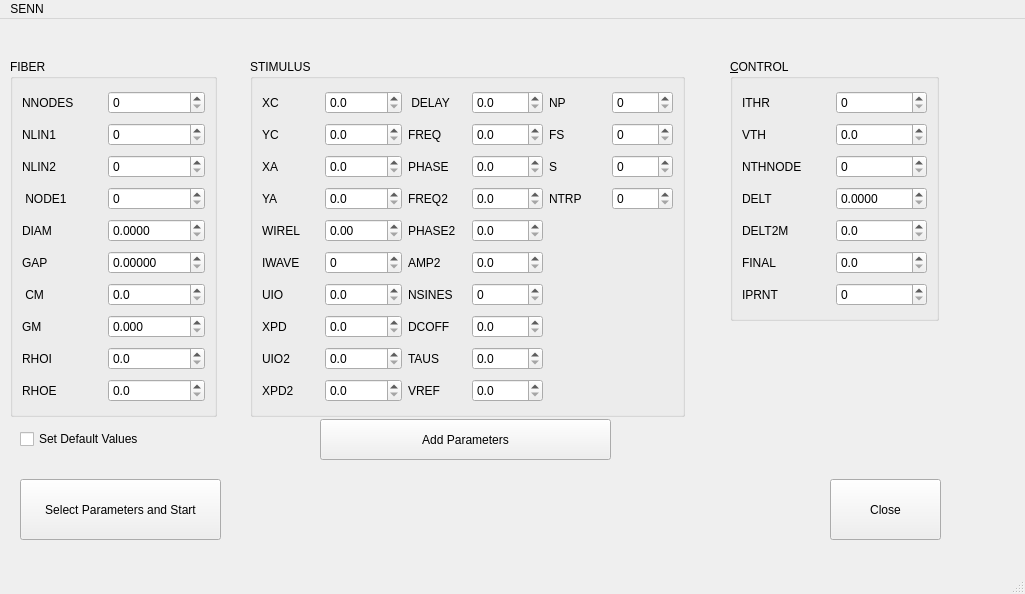
<?xml version="1.0" encoding="UTF-8"?>
<ui version="4.0">
 <class>MainWindow</class>
 <widget class="QMainWindow" name="MainWindow">
  <property name="geometry">
   <rect>
    <x>0</x>
    <y>0</y>
    <width>1025</width>
    <height>594</height>
   </rect>
  </property>
  <property name="windowTitle">
   <string>MainWindow</string>
  </property>
  <widget class="QWidget" name="centralwidget">
   <widget class="QPushButton" name="closeButton">
    <property name="geometry">
     <rect>
      <x>830</x>
      <y>460</y>
      <width>111</width>
      <height>61</height>
     </rect>
    </property>
    <property name="text">
     <string>Close</string>
    </property>
    <property name="autoDefault">
     <bool>false</bool>
    </property>
   </widget>
   <widget class="QGroupBox" name="fiberGroupBox">
    <property name="geometry">
     <rect>
      <x>10</x>
      <y>40</y>
      <width>207</width>
      <height>358</height>
     </rect>
    </property>
    <property name="title">
     <string>FIBER</string>
    </property>
    <layout class="QGridLayout" name="gridLayout">
     <item row="0" column="0">
      <widget class="QLabel" name="label">
       <property name="text">
        <string>NNODES</string>
       </property>
      </widget>
     </item>
     <item row="0" column="1">
      <widget class="QDoubleSpinBox" name="fiberNNODESSpinBox">
       <property name="decimals">
        <number>0</number>
       </property>
       <property name="maximum">
        <double>10000.000000000000000</double>
       </property>
      </widget>
     </item>
     <item row="1" column="0">
      <widget class="QLabel" name="label_2">
       <property name="text">
        <string>NLIN1</string>
       </property>
      </widget>
     </item>
     <item row="1" column="1">
      <widget class="QDoubleSpinBox" name="fiberNLIN1SpinBox">
       <property name="decimals">
        <number>0</number>
       </property>
       <property name="maximum">
        <double>10000.000000000000000</double>
       </property>
      </widget>
     </item>
     <item row="2" column="0">
      <widget class="QLabel" name="label_3">
       <property name="text">
        <string>NLIN2</string>
       </property>
      </widget>
     </item>
     <item row="2" column="1">
      <widget class="QDoubleSpinBox" name="fiberNLIN2SpinBox">
       <property name="decimals">
        <number>0</number>
       </property>
       <property name="maximum">
        <double>10000.000000000000000</double>
       </property>
      </widget>
     </item>
     <item row="3" column="0">
      <widget class="QLabel" name="label_4">
       <property name="text">
        <string> NODE1</string>
       </property>
      </widget>
     </item>
     <item row="3" column="1">
      <widget class="QDoubleSpinBox" name="fiberNODE1SpinBox">
       <property name="decimals">
        <number>0</number>
       </property>
       <property name="maximum">
        <double>10000.000000000000000</double>
       </property>
      </widget>
     </item>
     <item row="4" column="0">
      <widget class="QLabel" name="label_45">
       <property name="text">
        <string>DIAM</string>
       </property>
      </widget>
     </item>
     <item row="4" column="1">
      <widget class="QDoubleSpinBox" name="fiberDIAMSpinBox">
       <property name="decimals">
        <number>4</number>
       </property>
       <property name="maximum">
        <double>10000.989999999999782</double>
       </property>
      </widget>
     </item>
     <item row="5" column="0">
      <widget class="QLabel" name="label_30">
       <property name="text">
        <string>GAP</string>
       </property>
      </widget>
     </item>
     <item row="5" column="1">
      <widget class="QDoubleSpinBox" name="fiberGAPSpinBox">
       <property name="decimals">
        <number>5</number>
       </property>
       <property name="maximum">
        <double>10000.989999999999782</double>
       </property>
      </widget>
     </item>
     <item row="6" column="0">
      <widget class="QLabel" name="label_46">
       <property name="text">
        <string> CM</string>
       </property>
      </widget>
     </item>
     <item row="6" column="1">
      <widget class="QDoubleSpinBox" name="fiberCMSpinBox">
       <property name="decimals">
        <number>1</number>
       </property>
       <property name="maximum">
        <double>10000.000000000000000</double>
       </property>
      </widget>
     </item>
     <item row="7" column="0">
      <widget class="QLabel" name="label_47">
       <property name="text">
        <string>GM</string>
       </property>
      </widget>
     </item>
     <item row="7" column="1">
      <widget class="QDoubleSpinBox" name="fiberGMSpinBox">
       <property name="decimals">
        <number>3</number>
       </property>
       <property name="maximum">
        <double>10000.000000000000000</double>
       </property>
      </widget>
     </item>
     <item row="8" column="0">
      <widget class="QLabel" name="label_49">
       <property name="text">
        <string>RHOI</string>
       </property>
      </widget>
     </item>
     <item row="8" column="1">
      <widget class="QDoubleSpinBox" name="fiberRHOISpinBox">
       <property name="decimals">
        <number>1</number>
       </property>
       <property name="maximum">
        <double>10000.000000000000000</double>
       </property>
      </widget>
     </item>
     <item row="9" column="0">
      <widget class="QLabel" name="label_48">
       <property name="text">
        <string>RHOE</string>
       </property>
      </widget>
     </item>
     <item row="9" column="1">
      <widget class="QDoubleSpinBox" name="fiberRHOESpinBox">
       <property name="decimals">
        <number>1</number>
       </property>
       <property name="maximum">
        <double>10000.000000000000000</double>
       </property>
      </widget>
     </item>
    </layout>
   </widget>
   <widget class="QGroupBox" name="stimulusGroupBox">
    <property name="geometry">
     <rect>
      <x>250</x>
      <y>40</y>
      <width>435</width>
      <height>358</height>
     </rect>
    </property>
    <property name="title">
     <string>STIMULUS</string>
    </property>
    <layout class="QGridLayout" name="gridLayout_2">
     <item row="0" column="0">
      <widget class="QLabel" name="label_5">
       <property name="text">
        <string>XC</string>
       </property>
      </widget>
     </item>
     <item row="0" column="1">
      <widget class="QDoubleSpinBox" name="stimulusXCSpinBox">
       <property name="decimals">
        <number>1</number>
       </property>
       <property name="maximum">
        <double>100.099999999999994</double>
       </property>
      </widget>
     </item>
     <item row="0" column="2">
      <widget class="QLabel" name="label_16">
       <property name="text">
        <string> DELAY</string>
       </property>
      </widget>
     </item>
     <item row="0" column="3">
      <widget class="QDoubleSpinBox" name="stimulusDELAYSpinBox">
       <property name="decimals">
        <number>1</number>
       </property>
       <property name="maximum">
        <double>10000.000000000000000</double>
       </property>
      </widget>
     </item>
     <item row="0" column="4">
      <widget class="QLabel" name="label_52">
       <property name="text">
        <string>NP</string>
       </property>
      </widget>
     </item>
     <item row="0" column="5">
      <widget class="QDoubleSpinBox" name="stimulusNPSpinBox">
       <property name="decimals">
        <number>0</number>
       </property>
       <property name="maximum">
        <double>10000.000000000000000</double>
       </property>
      </widget>
     </item>
     <item row="1" column="0">
      <widget class="QLabel" name="label_6">
       <property name="text">
        <string>YC</string>
       </property>
      </widget>
     </item>
     <item row="1" column="1">
      <widget class="QDoubleSpinBox" name="stimulusYCSpinBox">
       <property name="decimals">
        <number>1</number>
       </property>
       <property name="maximum">
        <double>10000.000000000000000</double>
       </property>
      </widget>
     </item>
     <item row="1" column="2">
      <widget class="QLabel" name="label_18">
       <property name="text">
        <string>FREQ</string>
       </property>
      </widget>
     </item>
     <item row="1" column="3">
      <widget class="QDoubleSpinBox" name="stimulusFREQSpinBox">
       <property name="decimals">
        <number>1</number>
       </property>
       <property name="maximum">
        <double>10000.000000000000000</double>
       </property>
      </widget>
     </item>
     <item row="1" column="4">
      <widget class="QLabel" name="label_53">
       <property name="text">
        <string>FS</string>
       </property>
      </widget>
     </item>
     <item row="1" column="5">
      <widget class="QDoubleSpinBox" name="stimulusFSSpinBox">
       <property name="decimals">
        <number>0</number>
       </property>
       <property name="maximum">
        <double>10000.000000000000000</double>
       </property>
      </widget>
     </item>
     <item row="2" column="0">
      <widget class="QLabel" name="label_7">
       <property name="text">
        <string>XA</string>
       </property>
      </widget>
     </item>
     <item row="2" column="1">
      <widget class="QDoubleSpinBox" name="stimulusXASpinBox">
       <property name="decimals">
        <number>1</number>
       </property>
       <property name="maximum">
        <double>10000.000000000000000</double>
       </property>
      </widget>
     </item>
     <item row="2" column="2">
      <widget class="QLabel" name="label_20">
       <property name="text">
        <string>PHASE</string>
       </property>
      </widget>
     </item>
     <item row="2" column="3">
      <widget class="QDoubleSpinBox" name="stimulusPHASESpinBox">
       <property name="decimals">
        <number>1</number>
       </property>
       <property name="maximum">
        <double>10000.000000000000000</double>
       </property>
      </widget>
     </item>
     <item row="2" column="4">
      <widget class="QLabel" name="label_50">
       <property name="text">
        <string>S</string>
       </property>
      </widget>
     </item>
     <item row="2" column="5">
      <widget class="QDoubleSpinBox" name="stimulusSSpinBox">
       <property name="decimals">
        <number>0</number>
       </property>
       <property name="maximum">
        <double>10000.000000000000000</double>
       </property>
      </widget>
     </item>
     <item row="3" column="0">
      <widget class="QLabel" name="label_8">
       <property name="text">
        <string>YA</string>
       </property>
      </widget>
     </item>
     <item row="3" column="1">
      <widget class="QDoubleSpinBox" name="stimulusYASpinBox">
       <property name="decimals">
        <number>1</number>
       </property>
       <property name="maximum">
        <double>10000.000000000000000</double>
       </property>
      </widget>
     </item>
     <item row="3" column="2">
      <widget class="QLabel" name="label_19">
       <property name="text">
        <string>FREQ2</string>
       </property>
      </widget>
     </item>
     <item row="3" column="3">
      <widget class="QDoubleSpinBox" name="stimulusFREQ2SpinBox">
       <property name="decimals">
        <number>1</number>
       </property>
       <property name="maximum">
        <double>10000.000000000000000</double>
       </property>
      </widget>
     </item>
     <item row="3" column="4">
      <widget class="QLabel" name="label_51">
       <property name="text">
        <string>NTRP</string>
       </property>
      </widget>
     </item>
     <item row="3" column="5">
      <widget class="QDoubleSpinBox" name="stimulusNTRPSpinBox">
       <property name="decimals">
        <number>0</number>
       </property>
       <property name="maximum">
        <double>10000.000000000000000</double>
       </property>
      </widget>
     </item>
     <item row="4" column="0">
      <widget class="QLabel" name="label_9">
       <property name="text">
        <string>WIREL</string>
       </property>
      </widget>
     </item>
     <item row="4" column="1">
      <widget class="QDoubleSpinBox" name="stimulusWIRELSpinBox">
       <property name="maximum">
        <double>10000.000000000000000</double>
       </property>
      </widget>
     </item>
     <item row="4" column="2">
      <widget class="QLabel" name="label_23">
       <property name="text">
        <string>PHASE2</string>
       </property>
      </widget>
     </item>
     <item row="4" column="3">
      <widget class="QDoubleSpinBox" name="stimulusPHASE2SpinBox">
       <property name="decimals">
        <number>1</number>
       </property>
       <property name="maximum">
        <double>10000.000000000000000</double>
       </property>
      </widget>
     </item>
     <item row="5" column="0">
      <widget class="QLabel" name="label_10">
       <property name="text">
        <string>IWAVE</string>
       </property>
      </widget>
     </item>
     <item row="5" column="1">
      <widget class="QDoubleSpinBox" name="stimulusIWAVESpinBox">
       <property name="decimals">
        <number>0</number>
       </property>
       <property name="maximum">
        <double>10000.000000000000000</double>
       </property>
      </widget>
     </item>
     <item row="5" column="2">
      <widget class="QLabel" name="label_15">
       <property name="text">
        <string>AMP2</string>
       </property>
      </widget>
     </item>
     <item row="5" column="3">
      <widget class="QDoubleSpinBox" name="stimulusAMP2SpinBox">
       <property name="decimals">
        <number>1</number>
       </property>
       <property name="maximum">
        <double>10000.000000000000000</double>
       </property>
      </widget>
     </item>
     <item row="6" column="0">
      <widget class="QLabel" name="label_11">
       <property name="text">
        <string>UIO</string>
       </property>
      </widget>
     </item>
     <item row="6" column="1">
      <widget class="QDoubleSpinBox" name="stimulusUIOSpinBox">
       <property name="decimals">
        <number>1</number>
       </property>
       <property name="maximum">
        <double>10000.000000000000000</double>
       </property>
      </widget>
     </item>
     <item row="6" column="2">
      <widget class="QLabel" name="label_24">
       <property name="text">
        <string>NSINES</string>
       </property>
      </widget>
     </item>
     <item row="6" column="3">
      <widget class="QDoubleSpinBox" name="stimulusNSINESSpinBox">
       <property name="decimals">
        <number>0</number>
       </property>
       <property name="maximum">
        <double>10000.000000000000000</double>
       </property>
      </widget>
     </item>
     <item row="7" column="0">
      <widget class="QLabel" name="label_12">
       <property name="text">
        <string>XPD</string>
       </property>
      </widget>
     </item>
     <item row="7" column="1">
      <widget class="QDoubleSpinBox" name="stimulusXPDSpinBox">
       <property name="decimals">
        <number>1</number>
       </property>
       <property name="maximum">
        <double>10000.000000000000000</double>
       </property>
      </widget>
     </item>
     <item row="7" column="2">
      <widget class="QLabel" name="label_22">
       <property name="text">
        <string>DCOFF</string>
       </property>
      </widget>
     </item>
     <item row="7" column="3">
      <widget class="QDoubleSpinBox" name="stimulusDCOFFSpinBox">
       <property name="decimals">
        <number>1</number>
       </property>
       <property name="maximum">
        <double>10000.000000000000000</double>
       </property>
      </widget>
     </item>
     <item row="8" column="0">
      <widget class="QLabel" name="label_13">
       <property name="text">
        <string>UIO2</string>
       </property>
      </widget>
     </item>
     <item row="8" column="1">
      <widget class="QDoubleSpinBox" name="stimulusUIO2SpinBox">
       <property name="decimals">
        <number>1</number>
       </property>
       <property name="maximum">
        <double>10000.000000000000000</double>
       </property>
      </widget>
     </item>
     <item row="8" column="2">
      <widget class="QLabel" name="label_21">
       <property name="text">
        <string>TAUS</string>
       </property>
      </widget>
     </item>
     <item row="8" column="3">
      <widget class="QDoubleSpinBox" name="stimulusTAUSSpinBox">
       <property name="decimals">
        <number>1</number>
       </property>
       <property name="maximum">
        <double>10000.000000000000000</double>
       </property>
      </widget>
     </item>
     <item row="9" column="0">
      <widget class="QLabel" name="label_14">
       <property name="text">
        <string>XPD2</string>
       </property>
      </widget>
     </item>
     <item row="9" column="1">
      <widget class="QDoubleSpinBox" name="stimulusXPD2SpinBox">
       <property name="decimals">
        <number>1</number>
       </property>
       <property name="maximum">
        <double>10000.000000000000000</double>
       </property>
      </widget>
     </item>
     <item row="9" column="2">
      <widget class="QLabel" name="label_17">
       <property name="text">
        <string>VREF</string>
       </property>
      </widget>
     </item>
     <item row="9" column="3">
      <widget class="QDoubleSpinBox" name="stimulusVREFSpinBox">
       <property name="decimals">
        <number>1</number>
       </property>
       <property name="maximum">
        <double>10000.000000000000000</double>
       </property>
      </widget>
     </item>
    </layout>
   </widget>
   <widget class="QGroupBox" name="controlGroupBox">
    <property name="geometry">
     <rect>
      <x>730</x>
      <y>40</y>
      <width>209</width>
      <height>262</height>
     </rect>
    </property>
    <property name="title">
     <string>&amp;CONTROL</string>
    </property>
    <layout class="QGridLayout" name="gridLayout_3">
     <item row="0" column="0">
      <widget class="QLabel" name="label_83">
       <property name="text">
        <string>ITHR</string>
       </property>
      </widget>
     </item>
     <item row="0" column="1">
      <widget class="QDoubleSpinBox" name="controlITHRSpinBox">
       <property name="decimals">
        <number>0</number>
       </property>
       <property name="maximum">
        <double>10000.000000000000000</double>
       </property>
      </widget>
     </item>
     <item row="1" column="0">
      <widget class="QLabel" name="label_84">
       <property name="text">
        <string>VTH</string>
       </property>
      </widget>
     </item>
     <item row="1" column="1">
      <widget class="QDoubleSpinBox" name="controlVTHSpinBox">
       <property name="decimals">
        <number>1</number>
       </property>
       <property name="maximum">
        <double>10000.000000000000000</double>
       </property>
      </widget>
     </item>
     <item row="2" column="0">
      <widget class="QLabel" name="label_79">
       <property name="text">
        <string>NTHNODE</string>
       </property>
      </widget>
     </item>
     <item row="2" column="1">
      <widget class="QDoubleSpinBox" name="controlNTHNODESpinBox">
       <property name="decimals">
        <number>0</number>
       </property>
       <property name="maximum">
        <double>10000.000000000000000</double>
       </property>
      </widget>
     </item>
     <item row="3" column="0">
      <widget class="QLabel" name="label_81">
       <property name="text">
        <string>DELT</string>
       </property>
      </widget>
     </item>
     <item row="3" column="1">
      <widget class="QDoubleSpinBox" name="controlDELTSpinBox">
       <property name="decimals">
        <number>4</number>
       </property>
       <property name="maximum">
        <double>10000.000000000000000</double>
       </property>
      </widget>
     </item>
     <item row="4" column="0">
      <widget class="QLabel" name="label_78">
       <property name="text">
        <string>DELT2M</string>
       </property>
      </widget>
     </item>
     <item row="4" column="1">
      <widget class="QDoubleSpinBox" name="controlDELT2MSpinBox">
       <property name="decimals">
        <number>1</number>
       </property>
       <property name="maximum">
        <double>10000.000000000000000</double>
       </property>
      </widget>
     </item>
     <item row="5" column="0">
      <widget class="QLabel" name="label_82">
       <property name="text">
        <string>FINAL</string>
       </property>
      </widget>
     </item>
     <item row="5" column="1">
      <widget class="QDoubleSpinBox" name="controlFINALSpinBox">
       <property name="decimals">
        <number>1</number>
       </property>
       <property name="maximum">
        <double>10000.000000000000000</double>
       </property>
      </widget>
     </item>
     <item row="6" column="0">
      <widget class="QLabel" name="label_80">
       <property name="text">
        <string>IPRNT</string>
       </property>
      </widget>
     </item>
     <item row="6" column="1">
      <widget class="QDoubleSpinBox" name="controlIPRNTSpinBox">
       <property name="decimals">
        <number>0</number>
       </property>
       <property name="maximum">
        <double>10000.000000000000000</double>
       </property>
      </widget>
     </item>
    </layout>
   </widget>
   <widget class="QCheckBox" name="setDefaultValuesCheckBox">
    <property name="geometry">
     <rect>
      <x>20</x>
      <y>410</y>
      <width>151</width>
      <height>20</height>
     </rect>
    </property>
    <property name="text">
     <string>Set Default Values</string>
    </property>
   </widget>
   <widget class="QPushButton" name="addParametersButtton">
    <property name="geometry">
     <rect>
      <x>320</x>
      <y>400</y>
      <width>291</width>
      <height>41</height>
     </rect>
    </property>
    <property name="text">
     <string>Add Parameters</string>
    </property>
   </widget>
   <widget class="QPushButton" name="selectAndRunButton">
    <property name="geometry">
     <rect>
      <x>20</x>
      <y>460</y>
      <width>201</width>
      <height>61</height>
     </rect>
    </property>
    <property name="text">
     <string>Select Parameters and Start</string>
    </property>
   </widget>
  </widget>
  <widget class="QMenuBar" name="menubar">
   <property name="geometry">
    <rect>
     <x>0</x>
     <y>0</y>
     <width>1025</width>
     <height>26</height>
    </rect>
   </property>
   <widget class="QMenu" name="menuSENN">
    <property name="title">
     <string>SENN</string>
    </property>
    <addaction name="separator"/>
    <addaction name="separator"/>
   </widget>
   <addaction name="menuSENN"/>
  </widget>
  <widget class="QStatusBar" name="statusbar"/>
  <action name="actionOpen">
   <property name="text">
    <string>Open</string>
   </property>
  </action>
  <action name="actionClose">
   <property name="text">
    <string>Add Parameters</string>
   </property>
  </action>
  <action name="actionSave">
   <property name="text">
    <string>Select paramteres to run</string>
   </property>
  </action>
  <action name="actionSave_all">
   <property name="text">
    <string>Save all</string>
   </property>
  </action>
  <action name="actionOpen_SENN_file">
   <property name="text">
    <string>Close</string>
   </property>
  </action>
 </widget>
 <resources/>
 <connections/>
</ui>
